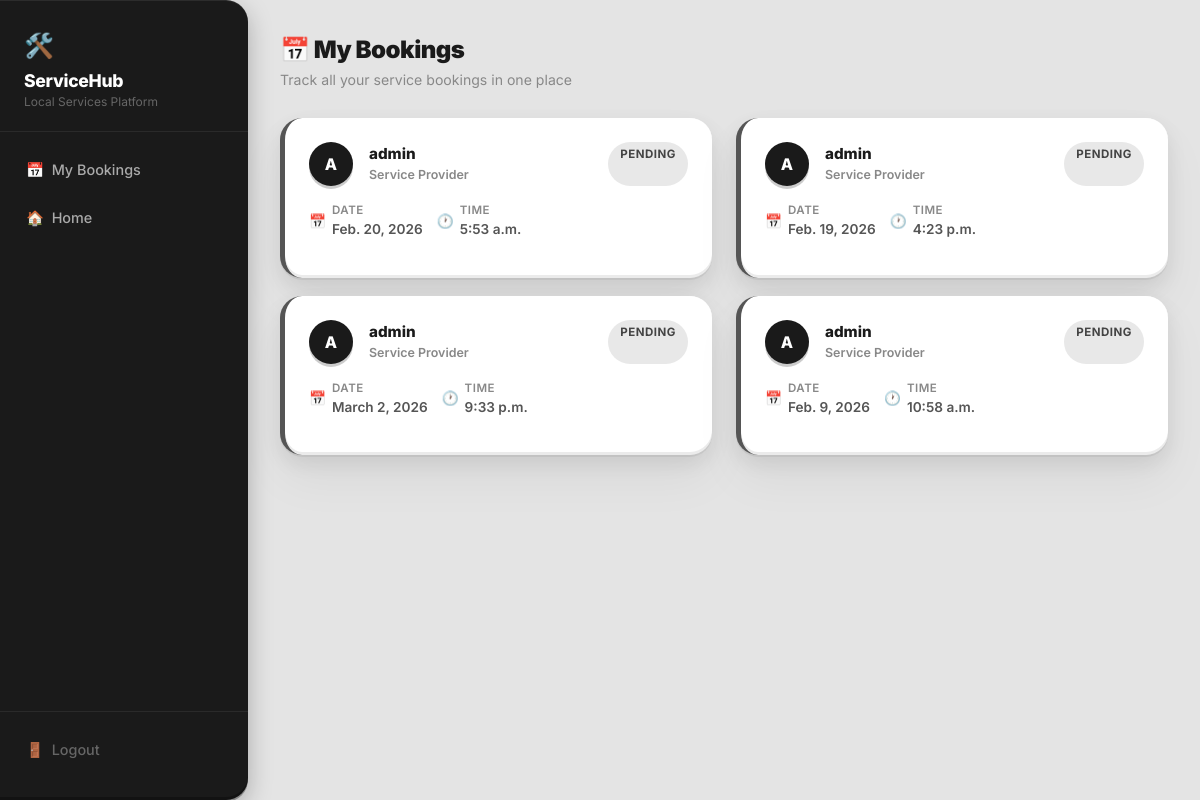
Page /dashboard/ (signed in) on the committed database.
### services/models.py (models this page shows, shortened)
class Booking(models.Model):
    STATUS_CHOICES = [
        ('Pending', 'Pending'),
        ('Accepted', 'Accepted'),
        ('Rejected', 'Rejected'),
        ('Cancelled', 'Cancelled'),
    ]
    user = models.ForeignKey(settings.AUTH_USER_MODEL, on_delete=models.CASCADE)
    service_provider = models.ForeignKey('ProviderProfile', on_delete=models.CASCADE)
    date = models.DateField()
    time = models.TimeField()
    address = models.TextField()
    status = models.CharField(max_length=20, default="Pending")

class ProviderProfile(models.Model):
    user = models.OneToOneField(
        settings.AUTH_USER_MODEL,
        on_delete=models.CASCADE
    )
    category = models.ForeignKey(Category, on_delete=models.SET_NULL, null=True, related_name='providers')
    experience = models.IntegerField()
    location = models.CharField(max_length=200)
    hourly_rate = models.DecimalField(max_digits=8, decimal_places=2)
    is_verified = models.BooleanField(default=False)

### accounts/models.py (models this page shows)
class User(AbstractUser):
    ROLE_CHOICES = (
        ('customer','Customer'),
        ('provider','Provider')
    )
    role = models.CharField(max_length=20, choices=ROLE_CHOICES)
    phone = models.CharField(max_length=15)

### services/views.py (the view)
# urls.py: path('dashboard/', views.user_dashboard, name='user_dashboard'),
@login_required
def user_dashboard(request):
    if request.user.role != 'customer':
        return redirect('home')
    bookings = Booking.objects.filter(user=request.user)
    return render(request, 'dashboard.html', {
        'bookings': bookings
    })

### templates/dashboard.html (shortened to what this page needs)
{% extends 'base.html' %}
{% block content %}
<h2 class="page-title">📅 My Bookings</h2>
<p class="page-sub">Track all your service bookings in one place</p>
{% if bookings %}
<div class="row">
    {% for booking in bookings %}
    <div class="col-md-6">
        <div
            class="booking-card status-{% if booking.status == 'Pending' %}pending{% elif booking.status == 'Accepted' %}accepted{% elif booking.status == 'Rejected' %}rejected{% else %}cancelled{% endif %}">
            <div class="d-flex justify-content-between align-items-flex-start mb-3">
                <div class="d-flex align-items-center gap-3">
                    <div class="provider-initial">
                        {{ booking.service_provider.user.username|first|upper }}
                    </div>
                    <div>
                        <p class="booking-name">{{ booking.service_provider.user.username }}</p>
                        <p class="booking-role">Service Provider</p>
                    </div>
                </div>
                <span
                    class="status-tag tag-{% if booking.status == 'Pending' %}pending{% elif booking.status == 'Accepted' %}accepted{% elif booking.status == 'Rejected' %}rejected{% else %}cancelled{% endif %}">
                    {{ booking.status }}
                </span>
            </div>
            <div class="booking-meta">
                <div class="meta-item">
                    <span>📅</span>
                    <div>
                        <span class="meta-label">Date</span>
                        {{ booking.date }}
                    </div>
                </div>
                <div class="meta-item">
                    <span>🕐</span>
                    <div>
                        <span class="meta-label">Time</span>
                        {{ booking.time }}
                    </div>
                </div>
            </div>
        </div>
    </div>
    {% endfor %}
</div>
{% else %}
<div class="empty-box">
    <span class="empty-icon">📭</span>
    <h4>No bookings yet</h4>
    <p>Once you book a service, it will show up here.</p>
</div>
{% endif %}
{% endblock %}

### templates/base.html (style rules this page uses)
:root { --bg: #e4e4e4; --surface: #ffffff; --dark: #1a1a1a; --dark2: #2e2e2e; --mid: #555555; --muted: #888888; --border: #d0d0d0; --sidebar-w: 248px; --clay-shadow: 0 2px 0 rgba(0, 0, 0, 0.06), 0 8px 20px rgba(0, 0, 0, 0.08), 0 24px 48px rgba(0, 0, 0, 0.05), inset 0 -3px 0 rgba(0, 0, 0, 0.08), inset 0 1px 0 rgba(255, 255, 255, 0.85); --clay-shadow-dark: 0 2px 0 rgba(0, 0, 0, 0.3), 0 8px 24px rgba(0, 0, 0, 0.25), inset 0 -3px 0 rgba(0, 0, 0, 0.3), inset 0 1px 0 rgba(255, 255, 255, 0.08); --clay-radius: 22px; --clay-radius-sm: 14px; }
* { box-sizing: border-box; }
body { font-family: 'Inter', sans-serif; background-color: var(--bg); margin: 0; color: var(--dark); }
.status-pending { color: #555; font-weight: 600; }

### templates/dashboard.html (style rules this page uses)
.page-title { font-size: 1.5rem; font-weight: 900; color: var(--dark); letter-spacing: -0.5px; margin: 0 0 4px; }
.page-sub { color: var(--muted); font-size: 0.88rem; margin: 0 0 28px; }
.booking-card { background: var(--surface); border-radius: var(--clay-radius); padding: 24px; box-shadow: var(--clay-shadow); border-left: 5px solid #d0d0d0; margin-bottom: 18px; transition: transform 0.2s, box-shadow 0.2s; }
.booking-card.status-pending { border-left-color: #555; }
.provider-initial { width: 44px; height: 44px; border-radius: 50%; background: var(--dark); color: white; font-weight: 800; font-size: 1rem; display: flex; align-items: center; justify-content: center; box-shadow: 0 3px 0 rgba(0, 0, 0, 0.2); flex-shrink: 0; }
.booking-name { font-weight: 800; font-size: 0.95rem; color: var(--dark); margin: 0; }
.booking-role { font-size: 0.78rem; color: var(--muted); margin: 0; }
.status-tag { font-size: 0.72rem; font-weight: 700; padding: 4px 12px; border-radius: 50px; text-transform: uppercase; letter-spacing: 0.5px; }
.tag-pending { background: #e8e8e8; color: #444; }
.booking-meta { display: flex; flex-wrap: wrap; gap: 14px; margin: 14px 0; font-size: 0.85rem; color: var(--mid); }
.meta-item { display: flex; align-items: center; gap: 6px; }
.meta-label { font-size: 0.72rem; color: var(--muted); text-transform: uppercase; letter-spacing: 0.5px; display: block; }

### rows in the picture
Booking: service_provider.user.username|first "A", service_provider.user.username "admin", status "PENDING", date "Feb. 20, 2026", time "5:53 a.m."
Booking: service_provider.user.username|first "A", service_provider.user.username "admin", status "PENDING", date "Feb. 19, 2026", time "4:23 p.m."
Booking: service_provider.user.username|first "A", service_provider.user.username "admin", status "PENDING", date "March 2, 2026", time "9:33 p.m."
Booking: service_provider.user.username|first "A", service_provider.user.username "admin", status "PENDING", date "Feb. 9, 2026", time "10:58 a.m."
